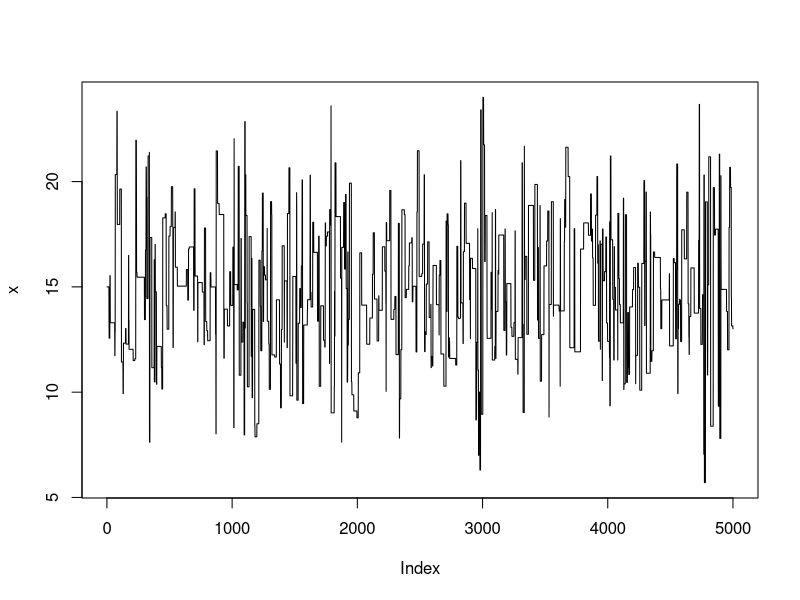
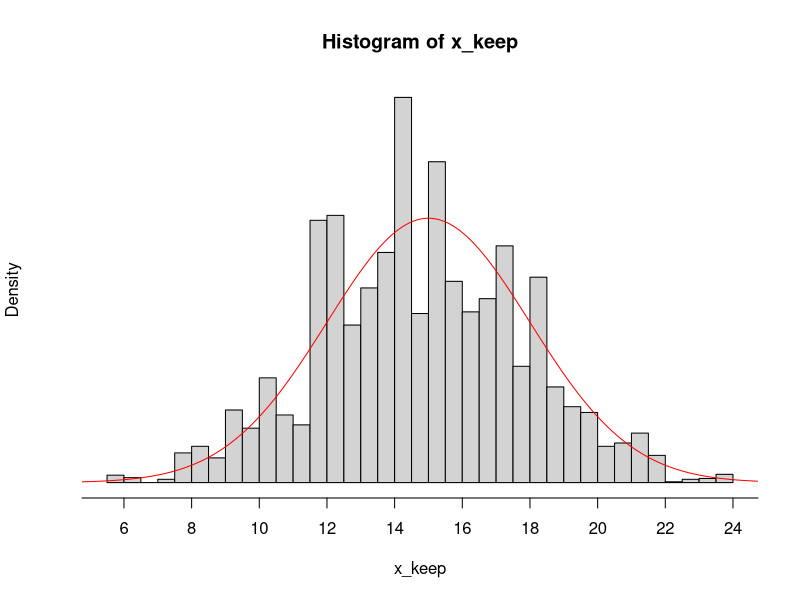
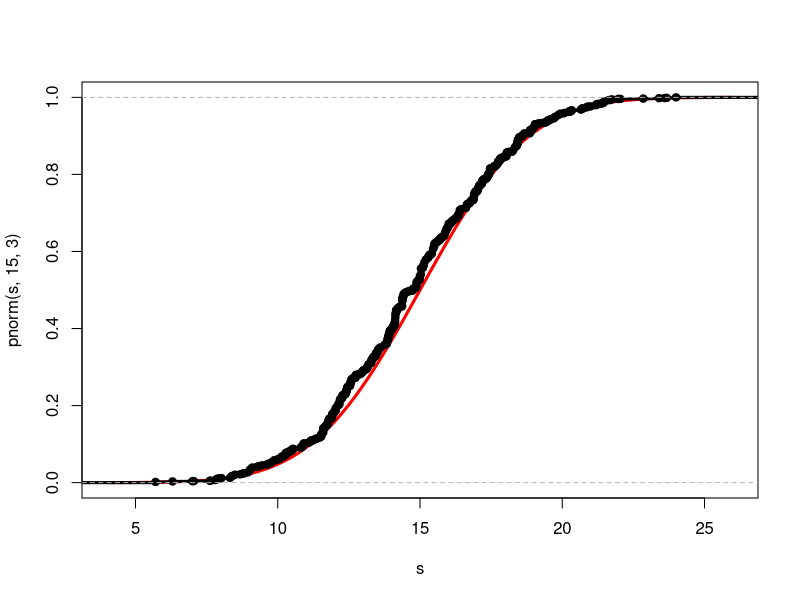
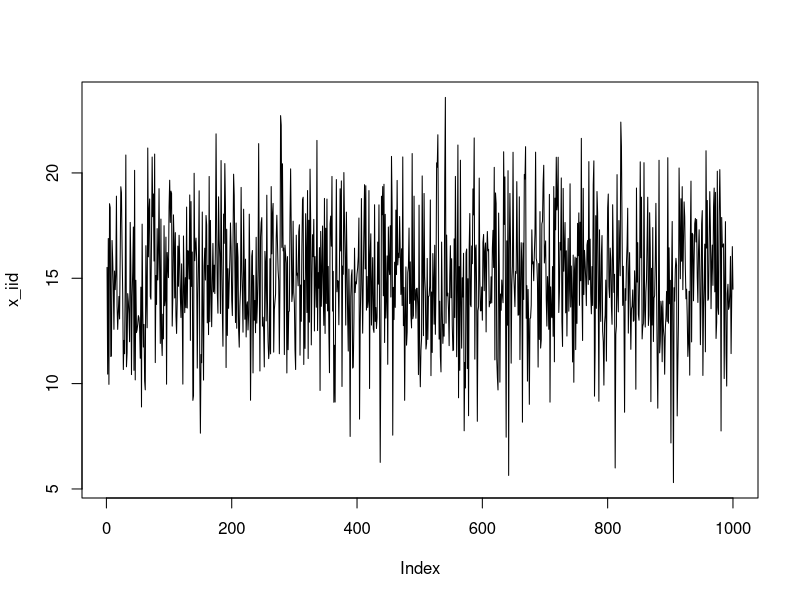
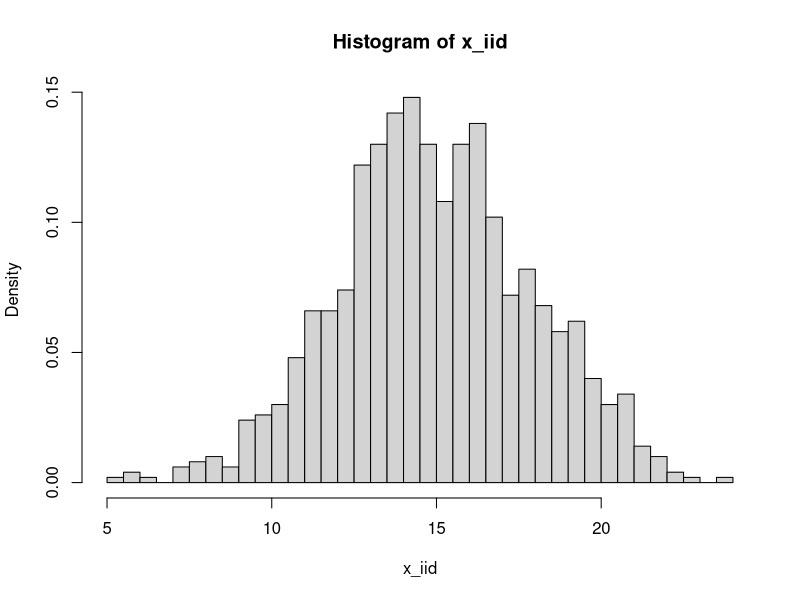

Here is the R script that generated these plots, in order:
# f is proportional to target distribution
f <- function(x){exp(-0.5*((x-15)/3)^2)}

# Our proposal function centered at the current value
propose <- function(current){
  runif(1,min=current-50,max=current+50)
}

n<-5000
set.seed(1)
x <- c(15,rep(NA,n-1)) #start at 100
for (t in 1:(n-1)){
  current <- x[t]
  proposed <- propose(current) 
  pmove <- f(proposed)/f(current)
  u <- runif(1)
  if (u <=pmove){
    x[t+1]<-proposed
  } else{
    x[t+1]<-current
  }
}

plot(x,type="l")

x_keep <- x[-c(1:180)]
hist(x_keep, breaks = 30, freq = F,axes=F)
axis(1, at = seq(4,26,by=2))
s<-seq(from = 4, to = 26, by = 0.01)
lines(s,dnorm(s,15,3),col = "red")

plot(s, pnorm(s,15,3),col = "red",type="l",lwd = 3)
plot(ecdf(x_keep),add=T,type="l",lwd=3)


#compare it to a random draw from a normal distribution

x_iid <- rnorm(1000,mean = 15, sd = 3)
plot(x_iid, type = "l")
hist(x_iid,breaks = 30, freq =F)
